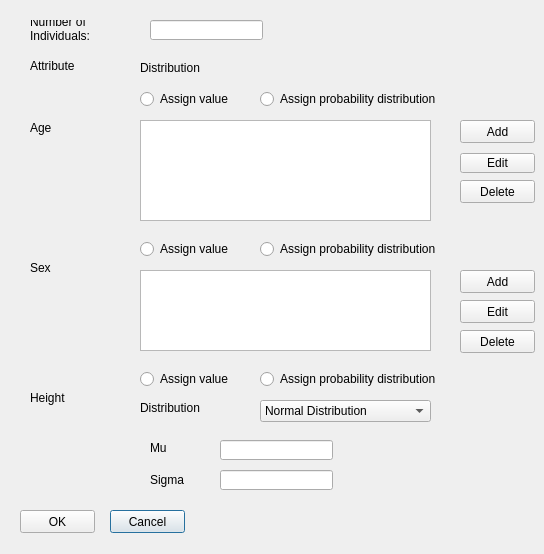
<?xml version="1.0" encoding="UTF-8"?>
<ui version="4.0">
    <class>Dialog</class>
    <widget class="QDialog" name="Dialog">
        <property name="geometry">
            <rect>
                <x>0</x>
                <y>0</y>
                <width>544</width>
                <height>554</height>
            </rect>
        </property>
        <property name="windowTitle">
            <string>Attribute Distribution</string>
        </property>
        <widget class="QLabel" name="label">
            <property name="geometry">
                <rect>
                    <x>30</x>
                    <y>20</y>
                    <width>101</width>
                    <height>31</height>
                </rect>
            </property>
            <property name="text">
                <string>Number of
Individuals:
                </string>
            </property>
        </widget>
        <widget class="QLineEdit" name="lineEdit">
            <property name="geometry">
                <rect>
                    <x>150</x>
                    <y>20</y>
                    <width>113</width>
                    <height>20</height>
                </rect>
            </property>
        </widget>
        <widget class="QLabel" name="label_2">
            <property name="geometry">
                <rect>
                    <x>30</x>
                    <y>120</y>
                    <width>71</width>
                    <height>16</height>
                </rect>
            </property>
            <property name="text">
                <string>Age</string>
            </property>
        </widget>
        <widget class="QLabel" name="label_3">
            <property name="geometry">
                <rect>
                    <x>30</x>
                    <y>50</y>
                    <width>81</width>
                    <height>31</height>
                </rect>
            </property>
            <property name="text">
                <string>Attribute</string>
            </property>
        </widget>
        <widget class="QLabel" name="label_4">
            <property name="geometry">
                <rect>
                    <x>140</x>
                    <y>60</y>
                    <width>141</width>
                    <height>16</height>
                </rect>
            </property>
            <property name="text">
                <string>Distribution</string>
            </property>
        </widget>
        <widget class="QPlainTextEdit" name="plainTextEdit_2">
            <property name="geometry">
                <rect>
                    <x>140</x>
                    <y>270</y>
                    <width>291</width>
                    <height>81</height>
                </rect>
            </property>
            <property name="plainText">
                <string/>
            </property>
        </widget>
        <widget class="QLabel" name="label_5">
            <property name="geometry">
                <rect>
                    <x>30</x>
                    <y>260</y>
                    <width>71</width>
                    <height>16</height>
                </rect>
            </property>
            <property name="text">
                <string>Sex</string>
            </property>
        </widget>
        <widget class="QPushButton" name="pushButton">
            <property name="geometry">
                <rect>
                    <x>110</x>
                    <y>510</y>
                    <width>75</width>
                    <height>23</height>
                </rect>
            </property>
            <property name="text">
                <string>Cancel</string>
            </property>
        </widget>
        <widget class="QPushButton" name="pushButton_2">
            <property name="geometry">
                <rect>
                    <x>20</x>
                    <y>510</y>
                    <width>75</width>
                    <height>23</height>
                </rect>
            </property>
            <property name="text">
                <string>OK</string>
            </property>
        </widget>
        <widget class="QPlainTextEdit" name="plainTextEdit_3">
            <property name="geometry">
                <rect>
                    <x>140</x>
                    <y>120</y>
                    <width>291</width>
                    <height>101</height>
                </rect>
            </property>
            <property name="plainText">
                <string/>
            </property>
        </widget>
        <widget class="QPushButton" name="pushButton_3">
            <property name="geometry">
                <rect>
                    <x>460</x>
                    <y>120</y>
                    <width>75</width>
                    <height>23</height>
                </rect>
            </property>
            <property name="text">
                <string>Add</string>
            </property>
        </widget>
        <widget class="QPushButton" name="pushButton_4">
            <property name="geometry">
                <rect>
                    <x>460</x>
                    <y>180</y>
                    <width>75</width>
                    <height>23</height>
                </rect>
            </property>
            <property name="text">
                <string>Delete</string>
            </property>
        </widget>
        <widget class="QPushButton" name="pushButton_5">
            <property name="geometry">
                <rect>
                    <x>460</x>
                    <y>153</y>
                    <width>75</width>
                    <height>20</height>
                </rect>
            </property>
            <property name="text">
                <string>Edit</string>
            </property>
        </widget>
        <widget class="QPushButton" name="pushButton_6">
            <property name="geometry">
                <rect>
                    <x>460</x>
                    <y>300</y>
                    <width>75</width>
                    <height>23</height>
                </rect>
            </property>
            <property name="text">
                <string>Edit</string>
            </property>
        </widget>
        <widget class="QPushButton" name="pushButton_7">
            <property name="geometry">
                <rect>
                    <x>460</x>
                    <y>270</y>
                    <width>75</width>
                    <height>23</height>
                </rect>
            </property>
            <property name="text">
                <string>Add</string>
            </property>
        </widget>
        <widget class="QPushButton" name="pushButton_8">
            <property name="geometry">
                <rect>
                    <x>460</x>
                    <y>330</y>
                    <width>75</width>
                    <height>23</height>
                </rect>
            </property>
            <property name="text">
                <string>Delete</string>
            </property>
        </widget>
        <widget class="QRadioButton" name="radioButton_3">
            <property name="geometry">
                <rect>
                    <x>260</x>
                    <y>240</y>
                    <width>181</width>
                    <height>18</height>
                </rect>
            </property>
            <property name="text">
                <string>Assign probability distribution</string>
            </property>
            <property name="autoExclusive">
                <bool>false</bool>
            </property>
        </widget>
        <widget class="QRadioButton" name="radioButton_4">
            <property name="geometry">
                <rect>
                    <x>140</x>
                    <y>240</y>
                    <width>101</width>
                    <height>18</height>
                </rect>
            </property>
            <property name="text">
                <string>Assign value</string>
            </property>
            <property name="autoExclusive">
                <bool>false</bool>
            </property>
        </widget>
        <widget class="QLabel" name="label_6">
            <property name="geometry">
                <rect>
                    <x>30</x>
                    <y>390</y>
                    <width>71</width>
                    <height>16</height>
                </rect>
            </property>
            <property name="text">
                <string>Height</string>
            </property>
        </widget>
        <widget class="QLabel" name="label_7">
            <property name="geometry">
                <rect>
                    <x>140</x>
                    <y>400</y>
                    <width>81</width>
                    <height>16</height>
                </rect>
            </property>
            <property name="text">
                <string>Distribution</string>
            </property>
        </widget>
        <widget class="QComboBox" name="comboBox">
            <property name="geometry">
                <rect>
                    <x>260</x>
                    <y>400</y>
                    <width>171</width>
                    <height>22</height>
                </rect>
            </property>
            <item>
                <property name="text">
                    <string>Normal Distribution</string>
                </property>
            </item>
            <item>
                <property name="text">
                    <string>Poisson</string>
                </property>
            </item>
        </widget>
        <widget class="QLabel" name="label_8">
            <property name="geometry">
                <rect>
                    <x>150</x>
                    <y>470</y>
                    <width>41</width>
                    <height>20</height>
                </rect>
            </property>
            <property name="text">
                <string>Sigma</string>
            </property>
        </widget>
        <widget class="QLabel" name="label_9">
            <property name="geometry">
                <rect>
                    <x>150</x>
                    <y>440</y>
                    <width>71</width>
                    <height>16</height>
                </rect>
            </property>
            <property name="text">
                <string>Mu</string>
            </property>
        </widget>
        <widget class="QLineEdit" name="lineEdit_2">
            <property name="geometry">
                <rect>
                    <x>220</x>
                    <y>440</y>
                    <width>113</width>
                    <height>20</height>
                </rect>
            </property>
        </widget>
        <widget class="QLineEdit" name="lineEdit_3">
            <property name="geometry">
                <rect>
                    <x>220</x>
                    <y>470</y>
                    <width>113</width>
                    <height>20</height>
                </rect>
            </property>
        </widget>
        <widget class="QRadioButton" name="radioButton_7">
            <property name="geometry">
                <rect>
                    <x>260</x>
                    <y>90</y>
                    <width>181</width>
                    <height>18</height>
                </rect>
            </property>
            <property name="text">
                <string>Assign probability distribution</string>
            </property>
            <property name="autoExclusive">
                <bool>false</bool>
            </property>
        </widget>
        <widget class="QRadioButton" name="radioButton_8">
            <property name="geometry">
                <rect>
                    <x>140</x>
                    <y>90</y>
                    <width>101</width>
                    <height>18</height>
                </rect>
            </property>
            <property name="text">
                <string>Assign value</string>
            </property>
            <property name="autoExclusive">
                <bool>false</bool>
            </property>
        </widget>
        <widget class="QRadioButton" name="radioButton_5">
            <property name="geometry">
                <rect>
                    <x>260</x>
                    <y>370</y>
                    <width>181</width>
                    <height>18</height>
                </rect>
            </property>
            <property name="text">
                <string>Assign probability distribution</string>
            </property>
            <property name="autoExclusive">
                <bool>false</bool>
            </property>
        </widget>
        <widget class="QRadioButton" name="radioButton_6">
            <property name="geometry">
                <rect>
                    <x>140</x>
                    <y>370</y>
                    <width>101</width>
                    <height>18</height>
                </rect>
            </property>
            <property name="text">
                <string>Assign value</string>
            </property>
            <property name="autoExclusive">
                <bool>false</bool>
            </property>
        </widget>
    </widget>
    <resources/>
    <connections/>
</ui>
